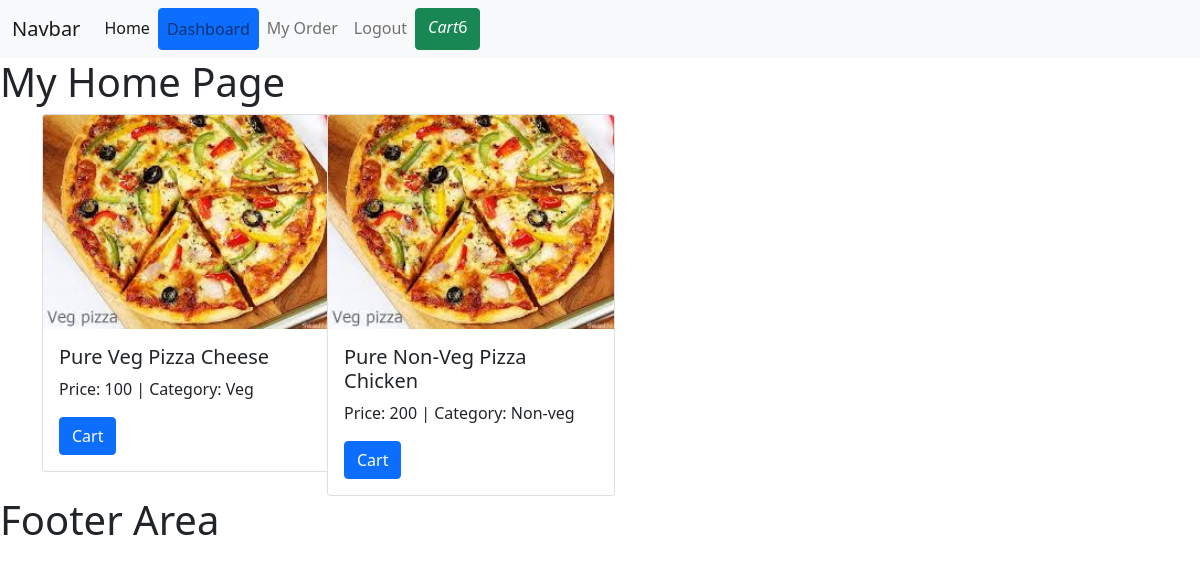
The app's page / (signed in) with its own data.
### home/models.py (models this page shows)
class BaseModel(models.Model):
    uid = models.UUIDField(default=uuid.uuid4, editable=False, primary_key=True)
    created_at = models.DateField(auto_now_add=True)
    updated_at = models.DateField(auto_now_add=True)
    class Meta:
        abstract = True

class Pizza(BaseModel):
    category = models.ForeignKey(PizzaCategory, on_delete=models.CASCADE, related_name="pizzas")
    pizza_name = models.CharField(max_length=100)
    price = models.IntegerField(default=100)
    images = models.ImageField(upload_to="pizza")

class PizzaCategory(BaseModel):
    category_name = models.CharField(max_length=100)

### home/views.py (the view)
# urls.py: 2. Add a URL to urlpatterns:  path('', views.home, name='home')
def home(request):
    pizzas = Pizza.objects.all()
    context = {'pizzas':pizzas}
    return render(request, "index.html", context)

### home/templates/index.html
{% extends "base.html" %}
{% block start %}
<div>
    <h1>My Home Page</h1>
    <div class="container">
        <div class="row">
            {% for pizza in pizzas %}
            <div class="col-md-3">
                <div class="card" style="width: 18rem;">
                    <img src="/media/{{pizza.images}}"
                        class="card-img-top" alt="...">
                    <div class="card-body">
                        <h5 class="card-title">{{pizza.pizza_name}}</h5>
                        <p class="card-text">Price: {{pizza.price}} | Category: {{pizza.category.category_name}}</p>
                        <a href="{% url 'add-cart' pizza.uid %}" class="btn btn-primary">Cart</a>
                    </div>
                </div>
            </div>
            {% endfor %}
        </div>
    </div>
</div>
{% endblock %}

### home/templates/base.html (shortened to what this page needs)
<!DOCTYPE html>
<html lang="en">
<head>
    <link href="https://cdn.jsdelivr.net/npm/bootstrap@5.0.2/dist/css/bootstrap.min.css" rel="stylesheet">
</head>
<body>
    <header>
        <nav class="navbar navbar-expand-lg navbar-light bg-light">
            <div class="container-fluid">
              <a class="navbar-brand" href="#">Navbar</a>
              <div class="collapse navbar-collapse" id="navbarNavAltMarkup">
                <div class="navbar-nav">
                  <a class="nav-link active" href="/" aria-current="page" href="#">Home</a>
                  {% if request.user.is_authenticated %}
                  <a class="nav-link btn btn-primary" href="{% url 'register' %}">Dashboard</a>
                  <a class="nav-link" href="{% url 'orders' %}">My Order</a>
                  <a class="nav-link" class="btn btn-danger" href="{% url 'logout' %}">Logout</a>
                  {% else %}
                  <a class="nav-link" href="{% url 'register' %}">Register</a>
                  <a class="nav-link" href="{% url 'login' %}">Login</a>
                  {% endif %}
                   {% if request.user.get_cart_count == 0 %}
                  <a class="btn btn-success" href="/"><i class="fa-solid fa-cart-shopping">Cart</i>{{ request.user.get_cart_count }} </a>
                  {% else %}
                  <a class="btn btn-success" href="{% url 'cart' %}"><i class="fa-solid fa-cart-shopping">Cart</i>{{ request.user.get_cart_count }} </a>
                  {% endif %}
                </div>
              </div>
              <button class="btn btn-light"></button>
            </div>
          </nav>
    </header>
    <main>
        {% block start %}
        {% endblock %}
    </main>
    <footer>
        <h1>Footer Area</h1>
    </footer>
</body>
</html>

### records on screen
Pizza: images (picture), pizza_name "Pure Veg Pizza Cheese", price "100", category.category_name "Veg"
Pizza: images (picture), pizza_name "Pure Non-Veg Pizza Chicken", price "200", category.category_name "Non-veg"

### other values on screen
{{ request.user.get_cart_count }} "6"
